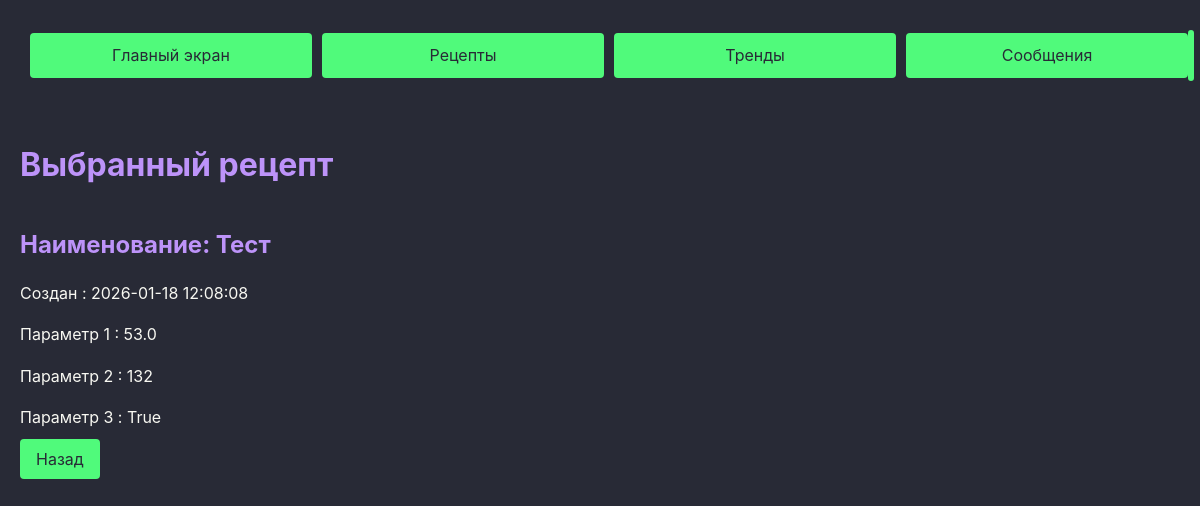
Page /recipes/1/ on the committed database.
### vars/models.py (models this page shows, shortened)
class Recipe(models.Model):
    name = models.CharField(max_length=50 )
    created_at = models.DateTimeField(auto_now_add=True)
    updated_at = models.DateTimeField(auto_now=True)
    var1 = models.FloatField()
    var2 = models.IntegerField()
    var3 = models.BooleanField(default=True)
    class Meta:
        ordering = ['-created_at']

### vars/views.py (the view)
# urls.py: path('recipes/<int:recipe_id>/', views.one_recipe, name='recipe'),
def one_recipe(request, recipe_id):
    recipe = Recipe.objects.get(pk=recipe_id)
    context = {'recipe': recipe}
    return render(request, 'vars/recipe.html', context)

### vars/templates/vars/recipe.html (shortened to what this page needs)
{% extends "base.html" %}
{% load static %}
{% block content %}
            <h1>Выбранный рецепт</h1>
            <h2>Наименование: {{ recipe.name }}</h2>
            <p>Создан : {{recipe.created_at|date:"Y-m-d H:i:s"}} </p>
            <p>Параметр 1 : {{recipe.var1}} </p>
            <p>Параметр 2 : {{recipe.var2}} </p>
            <p>Параметр 3 : {{recipe.var3}} </p>
<a href="{% url 'recipe_list' %}" class="btn">Назад</a>
{% endblock %}

### vars/static/vars/css/dracula.css (style rules this page uses)
:root { --dracula-background: #282a36; --dracula-current-line: #44475a; --dracula-selection: #44475a; --dracula-foreground: #f8f8f2; --dracula-comment: #6272a4; --dracula-cyan: #8be9fd; --dracula-green: #50fa7b; --dracula-orange: #ffb86c; --dracula-pink: #ff79c6; --dracula-purple: #bd93f9; --dracula-red: #ff5555; --dracula-yellow: #f1fa8c; --table_width: 600px; }
body { background-color: var(--dracula-background); color: var(--dracula-foreground); font-family: -apple-system, BlinkMacSystemFont, "Segoe UI", Roboto, "Helvetica Neue", Arial, "Noto Sans", sans-serif; margin: 0; padding: 20px; line-height: 1.6; }
h1, h2, h3, h4, h5, h6 { color: var(--dracula-purple); margin-top: 1.5em; margin-bottom: 0.5em; }
p { margin-bottom: 1em; }
a { color: var(--dracula-cyan); text-decoration: none; transition: color 0.3s; }
button, a.btn, a.btn_show, a.btn_edit { background-color: var(--dracula-green); color: var(--dracula-background); border: none; padding: 10px 16px; border-radius: 4px; cursor: pointer; font-size: 1rem; transition: background-color 0.3s, transform 0.1s; width: 250px; height: 50px; }

### rows in the picture
Recipe: name "Тест", created_at "2026-01-18 12:08:08", var1 "53.0", var2 "132", var3 "True"
